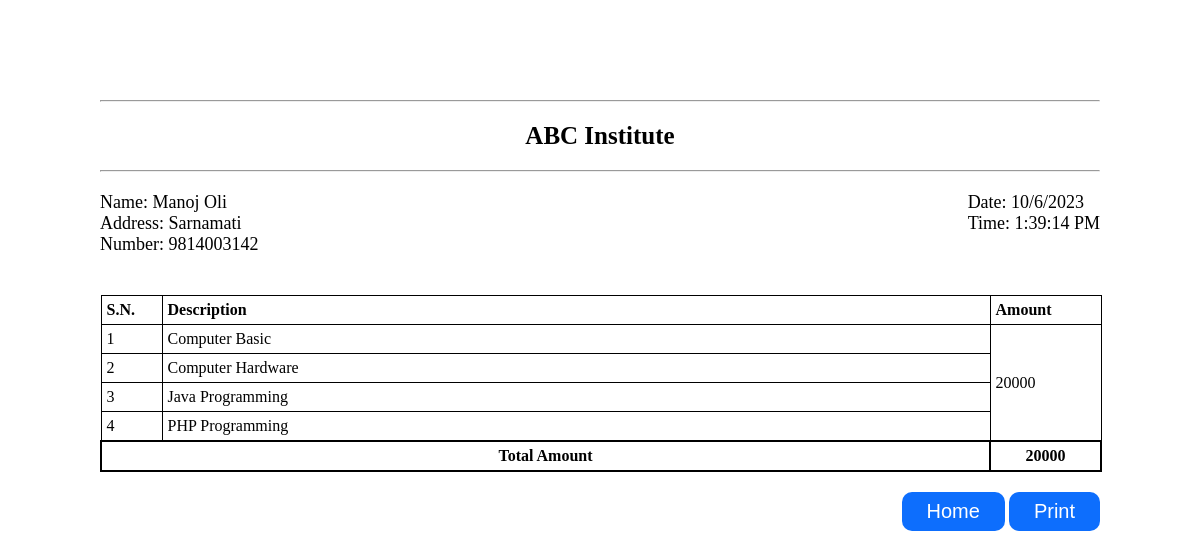
Page /admin/updatedbill.php?phone=9814003142 (signed in) on the committed database.
### tables this page shows
CREATE TABLE `StudentInfo` (
  `phone` varchar(15) NOT NULL,
  `name` varchar(50) NOT NULL,
  `address` varchar(50) NOT NULL,
  `email` varchar(30) DEFAULT NULL,
  `gender` varchar(10) NOT NULL,
  `parentname` varchar(50) NOT NULL
);

CREATE TABLE `BillInfo` (
  `phone` varchar(15) NOT NULL,
  `description` varchar(1000) NOT NULL,
  `amount` decimal(10,2) NOT NULL
);

### admin/updatedbill.php (the view, shortened to what this page needs)
<?php
    include_once "head.php"
?>
    <link rel="stylesheet" href="../assets/css/bill.css">
</head>
<body>
    <div class="bill-wrapper">
        <div class="bill-container">
            <hr>
            <div class="company-name">
                <p>ABC Institute</p>
            </div>
            <hr>
            <?php
                 if(isset($_GET["phone"])){
                    $phone=trim($_GET["phone"]);
                    $read="SELECT * FROM StudentInfo, BillInfo WHERE StudentInfo.phone = BillInfo.phone AND StudentInfo.phone ='$phone';";
                    if($result=$con->query($read)){
                    if($result->num_rows>0){
                        $desctemp="";
                        $amount=null;
                        while($row=$result->fetch_assoc()){
                            $name=$row["name"];
                            $address=$row["address"];
                            $phone=$row['phone'];
                            $desctemp=$desctemp.$row["description"]."|";
                            $amount+=(int)$row["amount"];
                        }
                        $desc=explode("|",$desctemp);
                        $desc=array_filter($desc);
                        $desc = array_values($desc);
                        }
                    }
                }
            ?>
            <div class="details-container">
                <div class="billerinfo">
                    <p class="name">Name: <?=$name?></p>
                    <p class="address">Address: <?=$address?></p>
                    <p class="phone">Number: <?=$phone?></p>
                </div>
                <div class="billinfo">
                    <p class="date">Date: 2023-10-23</p>
                    <p class="time">Time: 10:45 AM</p>
                </div>
            </div>
            <div class="billtable">
                <table border="1">
                    <thead>
                        <th>S.N.</th>
                        <th>Description</th>
                        <th>Amount</th>
                    </thead>
                    <tbody>
                        <?php
                        $rows="";
                             $count=count($desc);
                             for($i=0;$i<$count;$i++){
                                if($i==0){
                                    $rows = $rows. '<tr><td>'.($i+1).'</td><td>'.$desc[$i].'</td><td rowspan="'.$count.'">'.$amount.'</td></tr>';
                                }else{
                                    $rows = $rows. '<tr><td>'.($i+1).'</td><td>'.$desc[$i].'</td></tr>';
                                }
                             }
                             echo $rows.'</tr>
                             <tr class="total">
                                 <td colspan="2">Total Amount</td>
                                 <td>'.$amount.'</td>
                             </tr>';
                        ?>
                    </tbody>
                </table>
                <div class="billoptions">
                    <button id='home'><a href="admin-dashboard.php">Home</a></button>
                    <button id="print">Print</button>
                </div>
            </div>
        </div>
    </div>
</body>
</html>

### assets/css/bill.css (style rules this page uses)
* { margin: 0; padding: 0; box-sizing: content-box; }
body { margin: 100px; }
.bill-wrapper { display: flex; justify-content: center; align-items: center; width: 100%; }
.bill-container { width: 100%; }
.company-name p { font-size: 25px; font-weight: bold; text-align: center; padding: 20px 0; }
.details-container { display: flex; justify-content: space-between; padding: 20px 0; font-size: 18px; }
.billtable { padding: 20px 0; }
.billtable table { width: 100%; border-collapse: collapse; }
table tr th, td { padding: 5px; text-align: left; border: 1px solid #000; }
table thead tr th:first-child { width: 50px; }
table thead tr th:last-child { width: 100px; }
.subtotal td, .discount td, .total td { text-align: center; font-weight: bold; border: 2px solid #000; }
.billoptions { margin: 20px 0; text-align: right; }
.billoptions button { background: #0d6efd; color: #fff; font-size: 20px; font-weight: 400; padding: 8px 25px; border: none; border-radius: 10px; cursor: pointer; }
.billoptions button a { text-decoration: none; color: #fff; }

### rows in the picture
studentinfo: name "Manoj Oli", address "Sarnamati"
billinfo: phone "9814003142"

### other values in the picture
$desc[$i] "Computer Basic"
$amount "20000"
$desc[$i] "Computer Hardware Java Programming PHP Programming"
